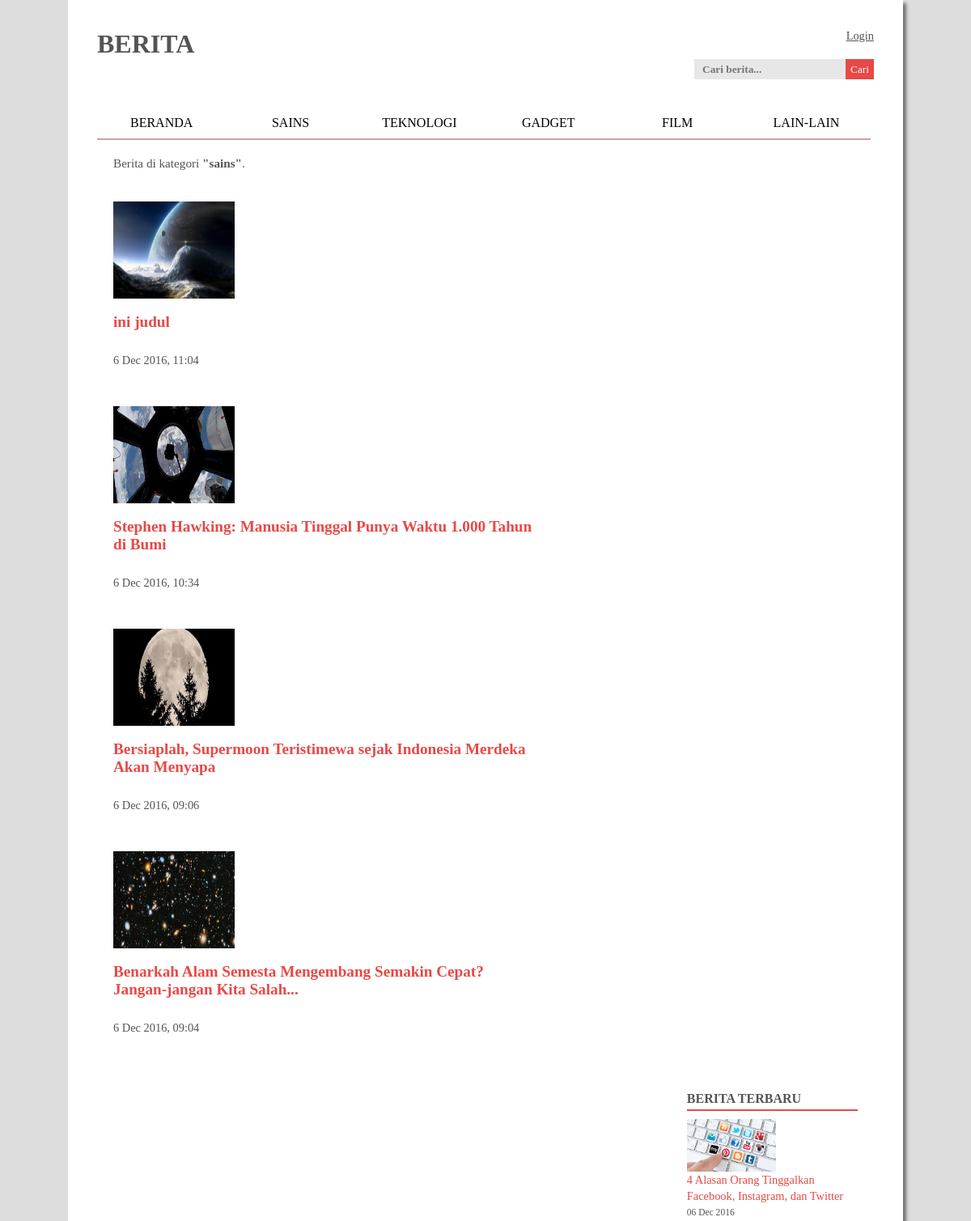
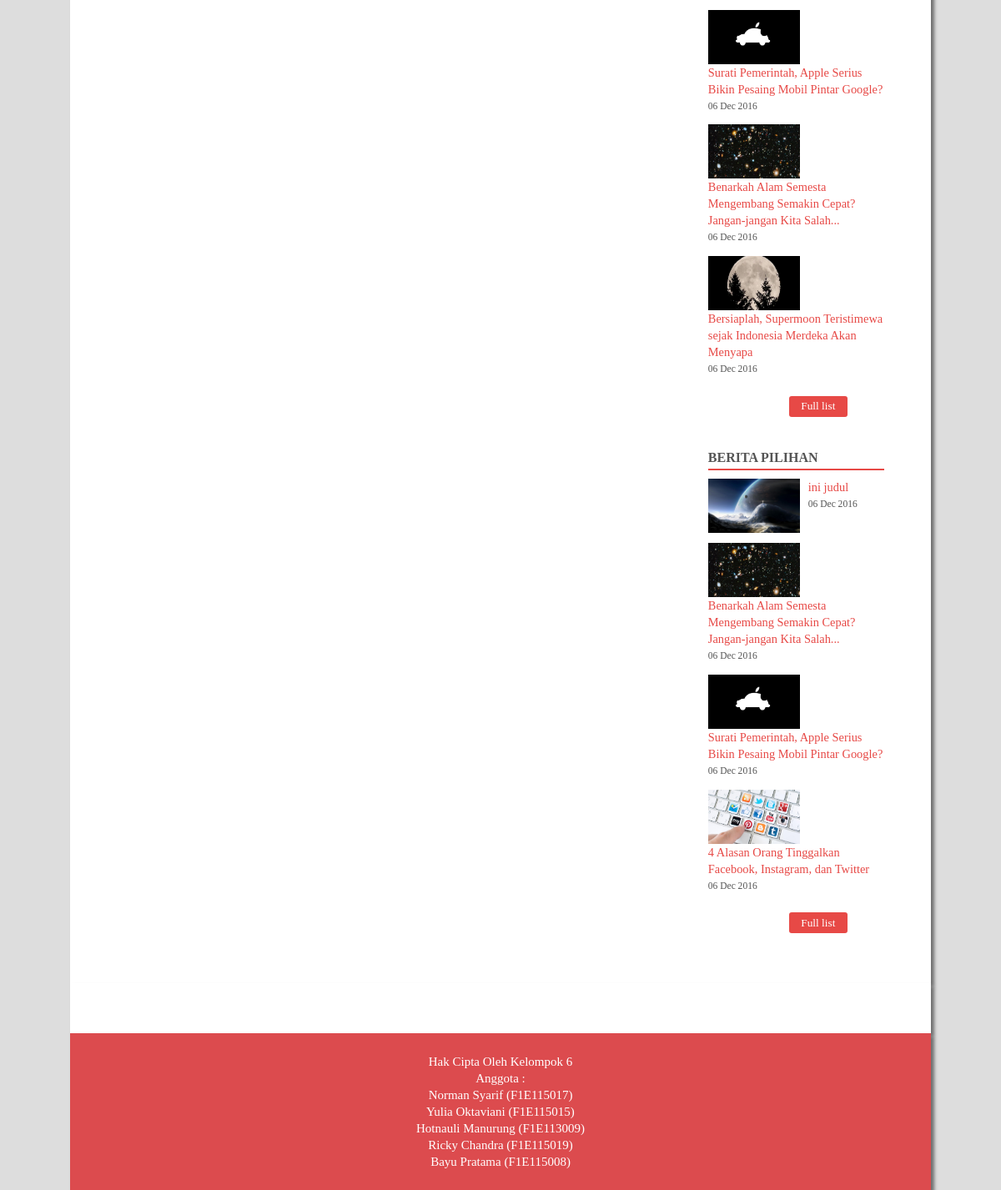
The app's page /list.php?kategori=sains with its own data (2 pictures, top to bottom).
### tables this page shows
CREATE TABLE `tb_berita` (
  `id` int(11) NOT NULL,
  `judul` varchar(100) NOT NULL,
  `waktu_post` datetime NOT NULL,
  `penulis` varchar(20) NOT NULL,
  `kategori` varchar(20) NOT NULL,
  `isi` varchar(10000) DEFAULT NULL,
  `dibaca` int(11) NOT NULL
);

CREATE TABLE `tb_berita_pilihan` (
  `id` int(11) NOT NULL,
  `id_berita` int(11) DEFAULT NULL
);

### list.php (the view, shortened to what this page needs)
<?php
require_once 'php/connect.php';
?>
<html>
<head>
	<link rel="stylesheet" type="text/css" href="cssnya.css">
</head>
<body>
	<div class="container1">
		<?php require_once 'nav.php' ?>
		<div class="left">
			<?php
			if(isset($_GET['s'])){
				$kata_kunci = $mysqli->real_escape_string(trim($_GET['s']));
				if(strlen($kata_kunci)<3){
					echo '<p>Kata kunci terlalu pendek.</p>';
				}else{
					$where = "";
					$kata_kunci_split = preg_split('/[\s]+/', $kata_kunci);
					$total_kata_kunci = count($kata_kunci_split);
					foreach($kata_kunci_split as $key=>$kunci){
						$where .= "judul LIKE '%$kunci%' OR isi LIKE '%$kunci%'";
						if($key != ($total_kata_kunci - 1)){
							$where .= " OR ";
						}
					}
					$results = $mysqli->query("SELECT * FROM tb_berita WHERE $where");
					$num = $results->num_rows;
					if($num == 0){
						echo '<p class="cari_sum">Hasil pencarian : <strong>"'.$kata_kunci.'"</strong> tidak ditemukan!</p>';
					}else{
						echo '<p class="cari_sum">Hasil pencarian : <strong>"'.$kata_kunci.'"</strong>.</p>';
						while($row = $results->fetch_assoc()){
							$image_name = substr($row['waktu_post'],0,4).substr($row['waktu_post'],5,2).substr($row['waktu_post'],8,2).substr($row['waktu_post'],11,2).substr($row['waktu_post'],14,2).substr($row['waktu_post'],17,2).".jpg";
							echo '
							<div class="item">
							<br /><img src="images/pic/'.$image_name.'" alt="thumbnail">
							<div>
							<br />
							<p class="item_title"><a href="baca.php?id='.$row['id'].'">'.$row['judul'].'</a></p>
							<br />
							<p class="item_date">'.date_format(date_create($row['waktu_post']), "j M Y, H:i").'</p>
							</div>
							</div>
							<div class="clear"></div>';
						}
					}
				}
			}elseif(isset($_GET['kategori'])){
				$kategori = $_GET['kategori'];
				$results = $mysqli->query("SELECT * FROM tb_berita WHERE kategori = '$kategori' ORDER BY waktu_post DESC");
				$num = $results->num_rows;
				if($num != 0){
					echo '<p class="cari_sum">Berita di kategori <strong>"'.$kategori.'"</strong>.</p>';
					while($row = $results->fetch_assoc()){
						$image_name = substr($row['waktu_post'],0,4).substr($row['waktu_post'],5,2).substr($row['waktu_post'],8,2).substr($row['waktu_post'],11,2).substr($row['waktu_post'],14,2).substr($row['waktu_post'],17,2).".jpg";
						echo '
						<div class="item">
						<br /><img src="images/pic/'.$image_name.'" alt="thumbnail">
						<div>
						<br />
						<p class="item_title"><a href="baca.php?id='.$row['id'].'">'.$row['judul'].'</a></p>
						<br />
						<p class="item_date">'.date_format(date_create($row['waktu_post']), "j M Y, H:i").'</p>
						</div>
						</div>
						<div class="clear"></div>';
					}
				}else{
					echo "<p>Tidak ada berita di kateogri <strong>$kategori</strong></p>";
				}
		}
		?>
	</div>
	<?php require_once 'side.php' ?>
</div>
<?php require_once 'foot.php' ?>
</body>
</html>

### side.php (shortened to what this page needs)
<div class="right">
    <p style="margin-bottom: 10px" class="border">BERITA TERBARU</p>
    <?php
      $select_terbaru = $mysqli->query("SELECT * FROM tb_berita ORDER BY waktu_post LIMIT 4");
      if($select_terbaru->num_rows != 0) {
        while($row_terbaru=$select_terbaru->fetch_assoc()) {
          $image_name = substr($row_terbaru['waktu_post'],0,4).substr($row_terbaru['waktu_post'],5,2).substr($row_terbaru['waktu_post'],8,2).substr($row_terbaru['waktu_post'],11,2).substr($row_terbaru['waktu_post'],14,2).substr($row_terbaru['waktu_post'],17,2).".jpg";
          echo '<div class="b1">
            <img src="images/pic/'.$image_name.'" width="110" height="65px" class="g1">
            <div class="p1">
              <p><a href="baca.php?id='.$row_terbaru['id'].'">'.$row_terbaru['judul'].'</a></p>
              <p class="tgl">'.date_format(date_create($row_terbaru['waktu_post']), "d M Y").'</p>
            </div>
          </div>';
        }
      }
     ?>
    <button class="list"><a href="list.php?latest">Full list</a></button>
    <p style="margin-bottom: 10px" class="border">BERITA PILIHAN</p>
    <?php
      $select_pilihan = $mysqli->query("SELECT * FROM tb_berita_pilihan INNER JOIN tb_berita ON tb_berita_pilihan.id_berita=tb_berita.id ORDER BY tb_berita.waktu_post DESC LIMIT 4");
      if($select_pilihan->num_rows != 0) {
        while($row_pilihan=$select_pilihan->fetch_assoc()) {
          $image_name = substr($row_pilihan['waktu_post'],0,4).substr($row_pilihan['waktu_post'],5,2).substr($row_pilihan['waktu_post'],8,2).substr($row_pilihan['waktu_post'],11,2).substr($row_pilihan['waktu_post'],14,2).substr($row_pilihan['waktu_post'],17,2).".jpg";
          echo '<div class="b1">
            <img src="images/pic/'.$image_name.'" width="110" height="65px" class="g1">
            <div class="p1">
              <p><a href="baca.php?id='.$row_pilihan['id'].'">'.$row_pilihan['judul'].'</a></p>
              <p class="tgl">'.date_format(date_create($row_pilihan['waktu_post']), "d M Y").'</p>
            </div>
          </div>';
        }
      }
     ?>
    <button class="list"><a href="list.php?pilihan">Full list</a></button>
</div>

### cssnya.css (style rules this page uses)
* { margin: 0; padding: 0; font-family: calibri; color: #545454; }
body { background-color: #dddddd; }
.container1 { padding-left: 3%; padding-right: 3%; padding-top: 3%; padding-bottom: 0; width: 80%; min-height: 700px; margin: 0 auto; background-color: white; box-shadow: 4px 4px 4px rgba(0,0,0,.5); }
.border { font-weight: bold; padding-bottom: 4px; border-bottom: 0.15em solid #e74946; margin-bottom: 10px; }
.b1 { float: left; margin-bottom: 6%; }
.b1 img { margin-right: 10px; }
.tgl { font-size: 80%; }
.p1 { float: left; line-height: 20px; font-size: 90%; }
.p1 a { text-decoration: none; color: #e74946; }
.g1 { float: left; }
.cari_sum { font-size: 95%; margin-bottom: 20px; }
.left { padding: 20px; width: 70%; height:auto; float: left; }
.right { padding: 20px; width: 22%; height: auto; float: right; }
.item img { width: 150px; height: 120px; float: left; margin-right: 10px; }
.item div { width: 525px; float: left; }
.item_title { margin-bottom: 10px; }
.item_title a { text-decoration: none; font-size: 120%; font-weight: bold; color: #e74946; }
.item_date { font-size: 90%; margin-bottom: 30px; }
.list { width: 70px; height: 25px; border-radius: 3px; background: #e74946; border: none; margin-top: 10px; margin-bottom: 40px; margin-left: 97px; }
.list a { color: white; text-decoration: none; }

### records on screen
tb_berita: shows a picture, judul "ini judul", waktu_post "6 Dec 2016, 11:04"
tb_berita: shows a picture, judul "Stephen Hawking: Manusia Tinggal Punya Waktu 1.000 Tahun di Bumi", waktu_post "6 Dec 2016, 10:34"
tb_berita: shows a picture, judul "Bersiaplah, Supermoon Teristimewa sejak Indonesia Merdeka Akan Menyapa", waktu_post "6 Dec 2016, 09:06", waktu_post "06 Dec 2016"
tb_berita: shows a picture, judul "Benarkah Alam Semesta Mengembang Semakin Cepat? Jangan-jangan Kita Salah...", waktu_post "6 Dec 2016, 09:04", waktu_post "06 Dec 2016"
tb_berita: shows a picture, judul "4 Alasan Orang Tinggalkan Facebook, Instagram, dan Twitter", waktu_post "06 Dec 2016"
tb_berita: shows a picture, judul "Surati Pemerintah, Apple Serius Bikin Pesaing Mobil Pintar Google?", waktu_post "06 Dec 2016"
tb_berita_pilihan: shows a picture, id_berita.judul "ini judul", id_berita.waktu_post "06 Dec 2016"
tb_berita_pilihan: shows a picture, id_berita.judul "Benarkah Alam Semesta Mengembang Semakin Cepat? Jangan-jangan Kita Salah...", id_berita.waktu_post "06 Dec 2016"
tb_berita_pilihan: shows a picture, id_berita.judul "Surati Pemerintah, Apple Serius Bikin Pesaing Mobil Pintar Google?", id_berita.waktu_post "06 Dec 2016"
tb_berita_pilihan: shows a picture, id_berita.judul "4 Alasan Orang Tinggalkan Facebook, Instagram, dan Twitter", id_berita.waktu_post "06 Dec 2016"

### other values on screen
$kategori "sains"
